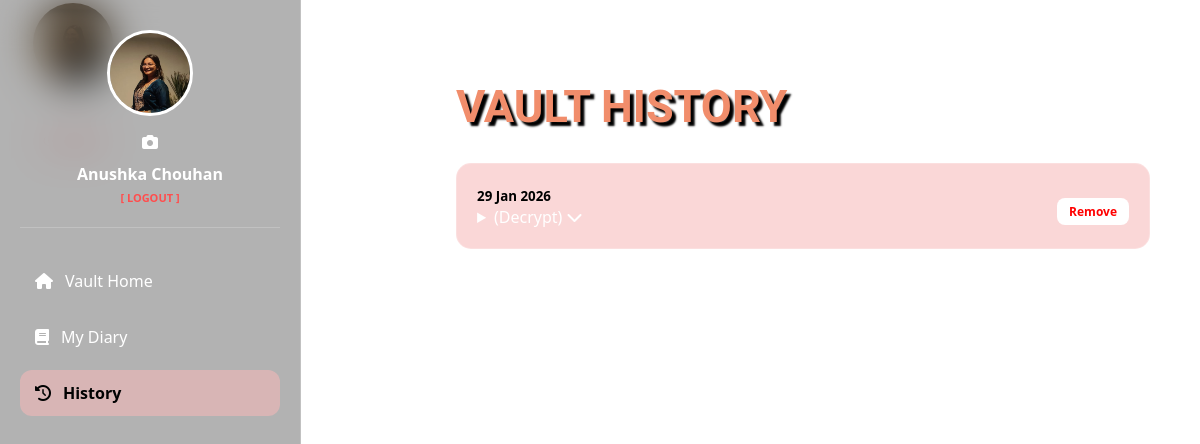
The page /history (signed in) on the database its author committed.
### app.py (models this page shows)
class User(UserMixin, db.Model):
    id = db.Column(db.Integer, primary_key=True)
    username = db.Column(db.String(50), unique=True, nullable=False)
    password = db.Column(db.String(200), nullable=False)
    profile_pic = db.Column(db.String(200), nullable=True, default='default_avatar.png')
    capsules = db.relationship('Capsule', backref='owner', lazy=True)
    diary_entries = db.relationship('DiaryEntry', backref='owner', lazy=True)

class Capsule(db.Model):
    id = db.Column(db.Integer, primary_key=True)
    message = db.Column(db.Text, nullable=False)
    unlock_date = db.Column(db.DateTime, nullable=False)
    created_at = db.Column(db.DateTime, default=lambda: datetime.now(timezone.utc))
    user_id = db.Column(db.Integer, db.ForeignKey('user.id'), nullable=False)

### app.py (the view)
@app.route('/history')
@login_required
def history():
    unlocked = Capsule.query.filter(Capsule.unlock_date <= datetime.now(timezone.utc), Capsule.user_id == current_user.id).order_by(Capsule.unlock_date.desc()).all()
    return render_template('index.html', capsules=unlocked, active_page='history')

### app.py (called while the page is built)
@login_manager.user_loader
def load_user(user_id):
    return User.query.get(int(user_id))

### templates/index.html (shortened to what this page needs)
<!DOCTYPE html>
<html lang="en">
<head>
    <link rel="stylesheet" href="https://cdnjs.cloudflare.com/ajax/libs/font-awesome/6.4.2/css/all.min.css">
    <link rel="stylesheet" href="{{ url_for('static', filename='css/style.css') }}">
</head>
<body>
    <div class="profile-box mobile-only">
        <img src="{{ url_for('static', filename='profile_pics/' + current_user.profile_pic) if current_user.profile_pic else 'https://cdn-icons-png.flaticon.com/512/3135/3135715.png' }}" class="profile-img">
        <div style="font-weight: bold; margin-bottom: 5px;">{{ current_user.username }}</div>
        <a href="/logout" class="logout-link">
            <i class="fa-solid fa-power-off"></i> LOGOUT
        </a>
    </div>
    <div class="sidebar">
        <div class="profile-box">
            <label for="photo-input" style="cursor: pointer; position: relative; display: inline-block;">
                <img src="{{ url_for('static', filename='profile_pics/' + current_user.profile_pic) if current_user.profile_pic else 'https://cdn-icons-png.flaticon.com/512/3135/3135715.png' }}"
                     class="profile-img"
                     style="object-fit: cover;">
                <div class="camera-icon">
                    <i class="fa-solid fa-camera"></i>
                </div>
            </label>
            <div style="font-weight: bold; margin-top: 10px;">{{ current_user.username }}</div>
            <a href="/logout" class="logout-link">[ LOGOUT ]</a>
        </div>
        <nav class="nav-links">
            <a href="/" class="{{ 'active' if active_page == 'home' }}"><i class="fa-solid fa-house"></i> Vault Home</a>
            <a href="/diary" class="{{ 'active' if active_page == 'diary' }}"><i class="fa-solid fa-book"></i> My Diary</a>
            <a href="/history" class="{{ 'active' if active_page == 'history' }}"><i class="fa-solid fa-clock-rotate-left"></i> History</a>
        </nav>
    </div>
    <div class="main-content">
        <div class="main-layout">
            <div class="content-area">
                {% if active_page == 'home' %}
                    <h1>CHRONOS VAULT</h1>
                    <div class="input-card">
                        <form action="/bury" method="POST">
                            <textarea name="message" placeholder="Seal a thought for the future..." required></textarea>
                            <div class="input-row">
                                <input type="date" name="unlock_date" required>
                                <button type="submit" class="save-btn">SEAL</button>
                            </div>
                        </form>
                    </div>
                    <h3 class="section-title">PENDING TRANSMISSIONS</h3>
                    <div class="list">
                        {% for capsule in capsules %}
                            <div class="capsule-item">
                                <div>
                                    <small class="unlock-date">Unlocks: {{ capsule.unlock_date.strftime('%d %b %Y') }}</small>
                                    <div class="encrypted-tag"><i class="fa-solid fa-lock"></i> Encrypted</div>
                                </div>
                                <a href="{{ url_for('delete', id=capsule.id) }}" class="delete-btn">Remove</a>
                            </div>
                        {% endfor %}
                    </div>
                {% elif active_page == 'history' %}
                    <h1>VAULT HISTORY</h1>
                    <div class="list">
                        {% for capsule in capsules %}
                            <div class="capsule-item">
                                <div style="flex: 1;">
                                    <small style="color: #000; font-weight: bold;">{{ capsule.unlock_date.strftime('%d %b %Y') }}</small>
                                    <details>
                                        <summary>(Decrypt) <i class="fa-solid fa-chevron-down"></i></summary>
                                    </details>
                                </div>
                                <a href="{{ url_for('delete', id=capsule.id) }}" class="delete-btn">Remove</a>
                            </div>
                        {% endfor %}
                    </div>
                {% endif %}
            </div>
        </div>
    </div>
</body>
</html>

### static/css/style.css (style rules this page uses)
:root { --accent: #010202; --bg: #0a0b10; --glass-pink: #f6b7b78e; --border: rgba(255, 255, 255, 0.2); --sidebar-width: 260px; }
body { margin: 0; padding: 0; display: flex; min-height: 100vh; background-image: url('https://img.freepik.com/free-vector/papercut-colorful-layers-3d-color-texture-background_1035-13964.jpg'); background-attachment: fixed; background-size: 120% 120%; background-position: center; transition: background-position 0.2s ease-out; font-family: 'Segoe UI', sans-serif; color: white; overflow-x: hidden; }
body::before { filter: blur(10px); }
.sidebar { width: var(--sidebar-width); background: rgba(0, 0, 0, 0.3); backdrop-filter: blur(20px); border-right: 1px solid var(--border); height: 100vh; position: fixed; display: flex; flex-direction: column; padding: 30px 20px; z-index: 100; }
.profile-box { text-align: center; margin-bottom: 30px; border-bottom: 1px solid var(--border); padding-bottom: 20px; }
.profile-img { width: 80px; height: 80px; border-radius: 50%; border: 3px solid white; margin-bottom: 10px; }
.nav-links a { text-decoration: none; color: #fff; padding: 12px 15px; border-radius: 12px; transition: 0.3s; display: flex; align-items: center; gap: 12px; margin-bottom: 10px; }
.nav-links a:hover, .nav-links a.active { background: var(--glass-pink); color: var(--accent); font-weight: bold; }
.main-content { flex: 1; margin-left: var(--sidebar-width); padding: 50px; }
.main-layout { display: flex; max-width: 1200px; margin: 0 auto; gap: 30px; align-items: flex-start; }
.content-area { flex: 2; min-width: 0; }
h1 { font-family: "Goldman"; font-size: 45px; color: #f18d6b; text-shadow: 4px 4px 2px #000; margin-bottom: 30px; }
.capsule-item { background: var(--glass-pink); border: 1px solid var(--border); padding: 20px; border-radius: 15px; margin-bottom: 15px; display: flex; justify-content: space-between; align-items: center; }
.delete-btn { background: white; color: red; padding: 5px 12px; border-radius: 8px; text-decoration: none; font-size: 12px; font-weight: bold; margin-left: 10px; margin-top: 10px; }
.logout-link { text-decoration: none; color: #ff4d4d; font-size: 11px; font-weight: bold; }

### rows shown on the page
User: profile_pic (picture), username "Anushka Chouhan"
Capsule: unlock_date "29 Jan 2026"
